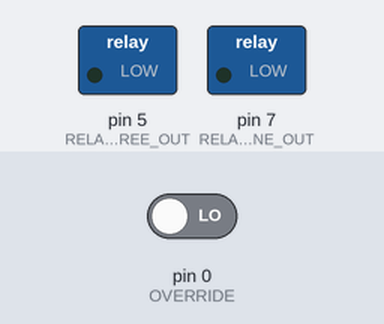
Recording of a sketch running on a simulated Arduino Uno, built with avr-gcc and run on an emulated ATmega328P. Shown: switched loads named in the sketch (green lamp = pin HIGH). The inputs (shaded band) are chosen by the test bench; at power-on: pin 0 (OVERRIDE) LOW.

Above: at 1.2 s.
1.3 s: pin 0 (OVERRIDE) driven HIGH
At 2.5 s:
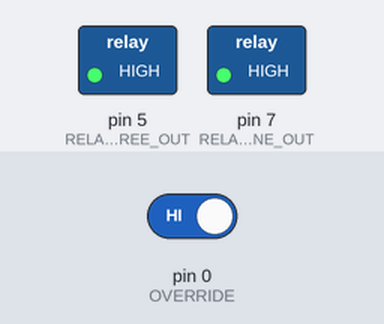
2.8 s: pin 0 (OVERRIDE) driven LOW
At 3.7 s:
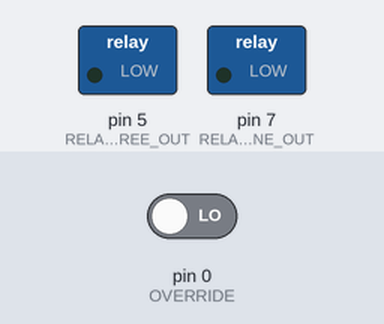
Timing chart, 0 to 5.8 s (numbered marks = the images above; inputs shaded):
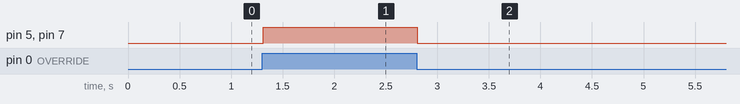

Measured:
- after the input at 1.3 s, pin 5 (RELAY_THREE_OUT), pin 7 (RELAY_ONE_OUT): LOW → HIGH at once
- after the input at 2.8 s, pin 5 (RELAY_THREE_OUT), pin 7 (RELAY_ONE_OUT): HIGH → LOW at once

The sketch:

ElevatorSwitch.ino
```cpp
int RELAY_ONE_OUT = 7;
int RELAY_THREE_OUT = 5;
int OVERRIDE = 0;

void setup() {
  pinMode(RELAY_ONE_OUT  , OUTPUT       );
  pinMode(RELAY_THREE_OUT, OUTPUT       );
  pinMode(OVERRIDE,        INPUT );
}

void loop() {
  boolean isOverride = digitalRead(OVERRIDE);
  // Debounce input
  delay(10);
  isOverride &= digitalRead(OVERRIDE);
  digitalWrite(RELAY_ONE_OUT,   isOverride);
  digitalWrite(RELAY_THREE_OUT, isOverride);
}
```
